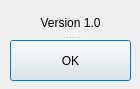
<?xml version="1.0" encoding="UTF-8"?>
<ui version="4.0">
 <class>VersionDialog</class>
 <widget class="QDialog" name="VersionDialog">
  <property name="windowModality">
   <enum>Qt::WindowModal</enum>
  </property>
  <property name="geometry">
   <rect>
    <x>0</x>
    <y>0</y>
    <width>140</width>
    <height>89</height>
   </rect>
  </property>
  <property name="windowTitle">
   <string>Version</string>
  </property>
  <property name="windowIcon">
   <iconset>
    <normaloff>../../images/qlot_512.svg</normaloff>../../images/qlot_512.svg</iconset>
  </property>
  <widget class="QSplitter" name="splitter">
   <property name="geometry">
    <rect>
     <x>10</x>
     <y>10</y>
     <width>121</width>
     <height>71</height>
    </rect>
   </property>
   <property name="orientation">
    <enum>Qt::Vertical</enum>
   </property>
   <widget class="QLabel" name="label_Version">
    <property name="text">
     <string>Version 1.0</string>
    </property>
    <property name="alignment">
     <set>Qt::AlignCenter</set>
    </property>
   </widget>
   <widget class="QPushButton" name="valide_Version">
    <property name="text">
     <string>OK</string>
    </property>
   </widget>
  </widget>
 </widget>
 <resources/>
 <connections>
  <connection>
   <sender>valide_Version</sender>
   <signal>clicked()</signal>
   <receiver>VersionDialog</receiver>
   <slot>accept()</slot>
   <hints>
    <hint type="sourcelabel">
     <x>198</x>
     <y>113</y>
    </hint>
    <hint type="destinationlabel">
     <x>199</x>
     <y>149</y>
    </hint>
   </hints>
  </connection>
 </connections>
</ui>
